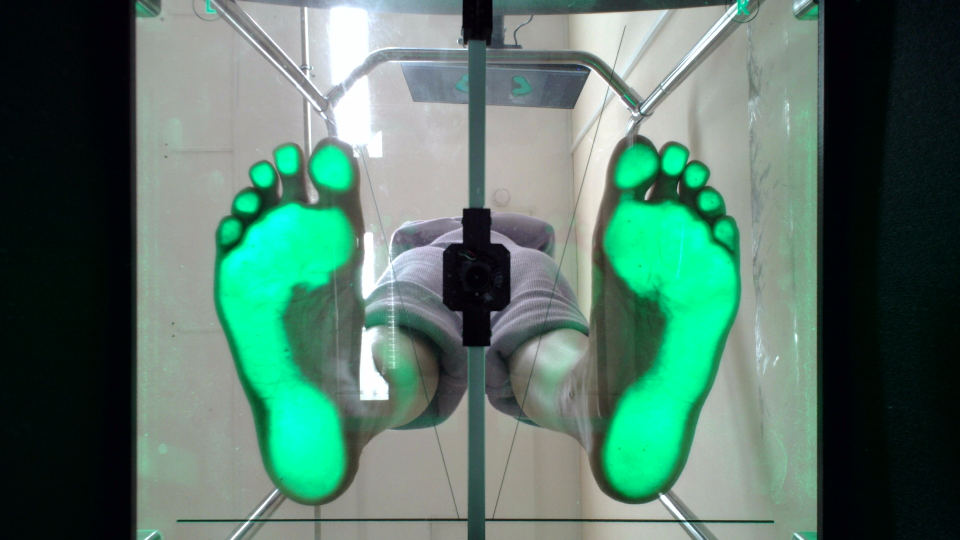
#> input picture обработка изображений/плантограммы/Img (copy 7).png, 1920 x 1080 px (shown at 1/2 size)
$ jupyter execute --allow-errors Untitled17.ipynb
#> lines starting #> are read from the running program, lines starting #| are printed output that depends on the picture; after the words box and inside, x2 and y2 are one past the last pixel; in counts of white or black regions, pixels touching at a corner belong together
[cell 1]
import cv2 as cv
import numpy as np
import matplotlib
import matplotlib.pyplot as plt
import matplotlib.patches as mpatches

import skimage as ski

import numpy.ma as ma
# import cupy as cp

import scipy as sp

import statistics as st

from itertools import cycle

# from sklearn.preprocessing import minmax_scale
import pandas as pd

from scipy import ndimage as ndi
from skimage.feature import peak_local_max

[cell 2]
matplotlib.rcParams['figure.dpi'] = 200
matplotlib.rcParams['figure.figsize'] = [6.4, 4.9]

[cell 3]
image = cv.imread("./плантограммы/Img (copy 7).png")
#> image is the input picture: shape (1080, 1920, 3); mean B, G, R 104.6, 117.9, 84.5

plt.imshow(image)

[cell 4]
def split_foot(image):
    leftPad = 280
    rightPad = 1920 - 1630
    yPad = 50
    assert image.shape == (1080, 1920, 3)
    return image[yPad:,leftPad:880,:], image[yPad:,1025:-rightPad,:]

[cell 5]
footL, footR = split_foot(image)
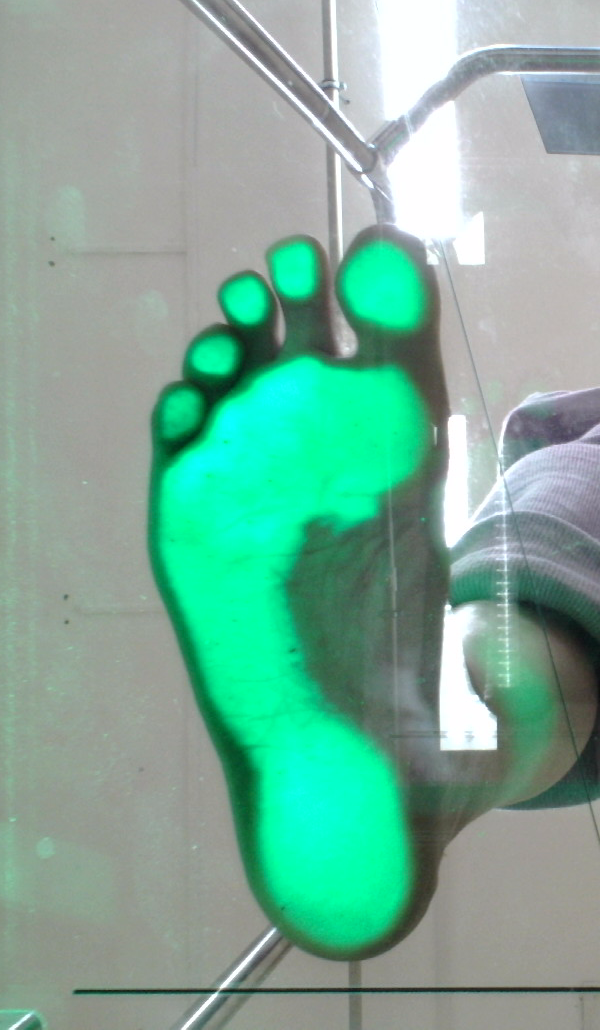
#> footL: shape (1030, 600, 3); mean B, G, R 153.5, 172.1, 123.1
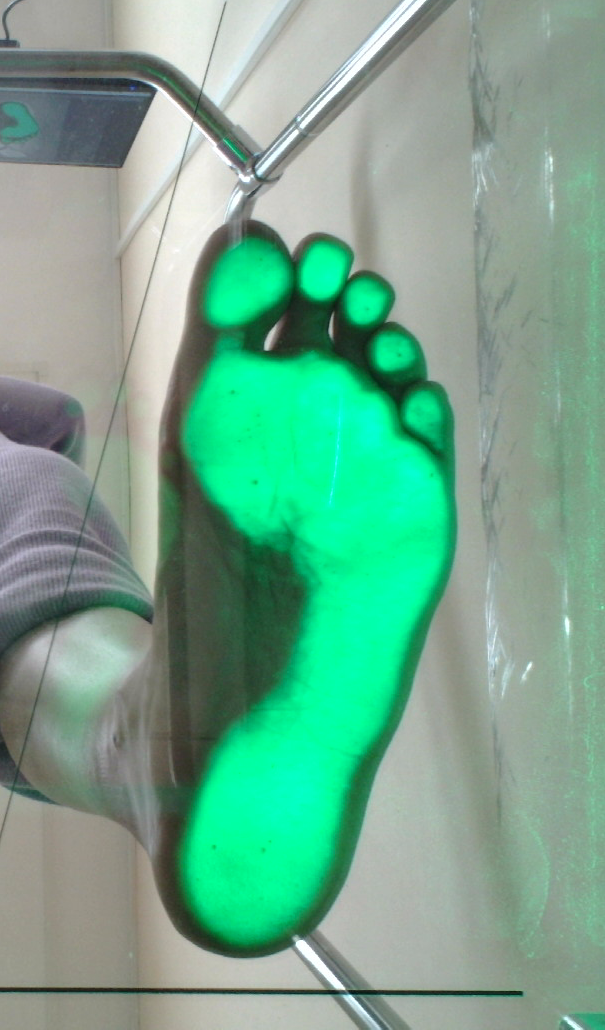
#> footR: shape (1030, 605, 3); mean B, G, R 141.9, 167.2, 114.9
fig, (ax1, ax2) = plt.subplots(1, 2)
ax1.imshow(footL)
ax2.imshow(footR)
# ax1.grid(which='major')
# ax1.set_yticks(np.linspace(0, 1100, 65), )
print(footL.shape, footR.shape)
#| (1030, 600, 3) (1030, 605, 3)
#> figure, not shown here; B, G, R data is drawn as R, G, B

[cell 6]
hsv = cv.cvtColor(footL, cv.COLOR_RGB2HSV)
#> hsv: shape (1030, 600, 3); mean H, S, V 62.3, 67.2, 173.4

V = hsv[...,2]
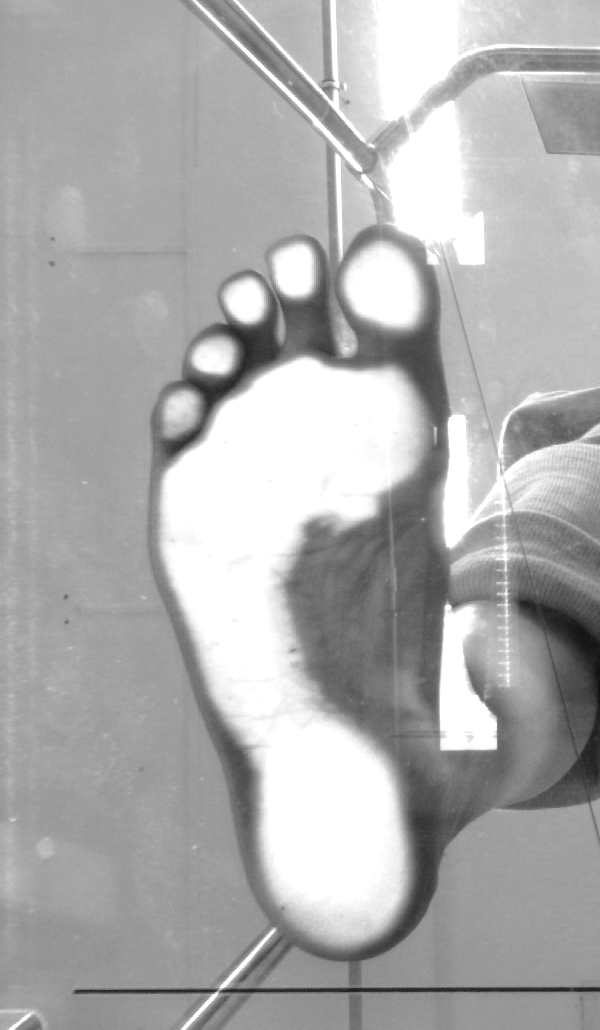
#> V: shape (1030, 600); min 16, max 255, mean 173.4
S = hsv[...,1]
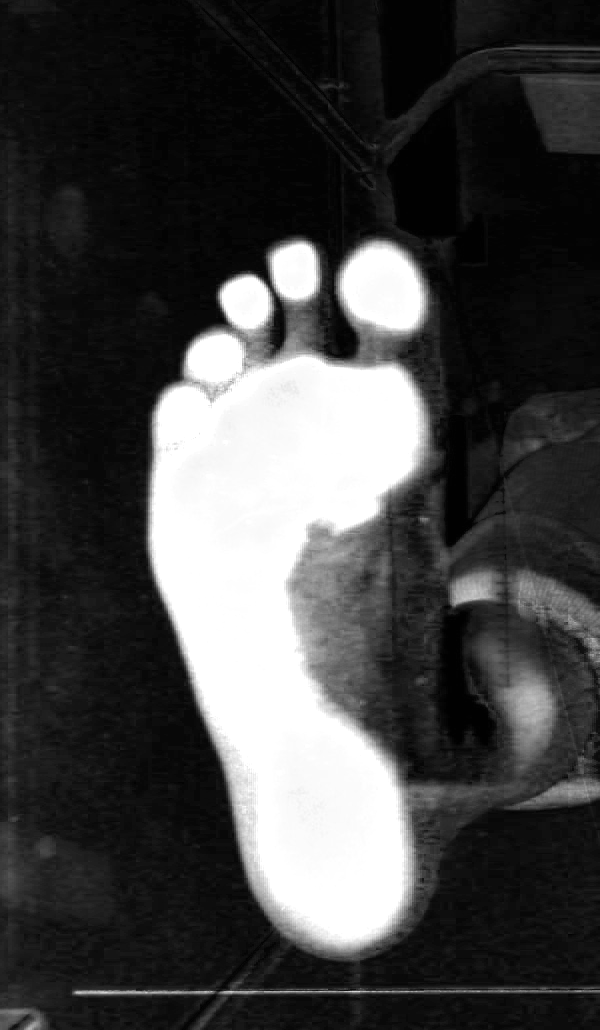
#> S: shape (1030, 600); min 1, max 255, mean 67.2


retval, binS = cv.threshold(S, 0, 255, cv.THRESH_OTSU)
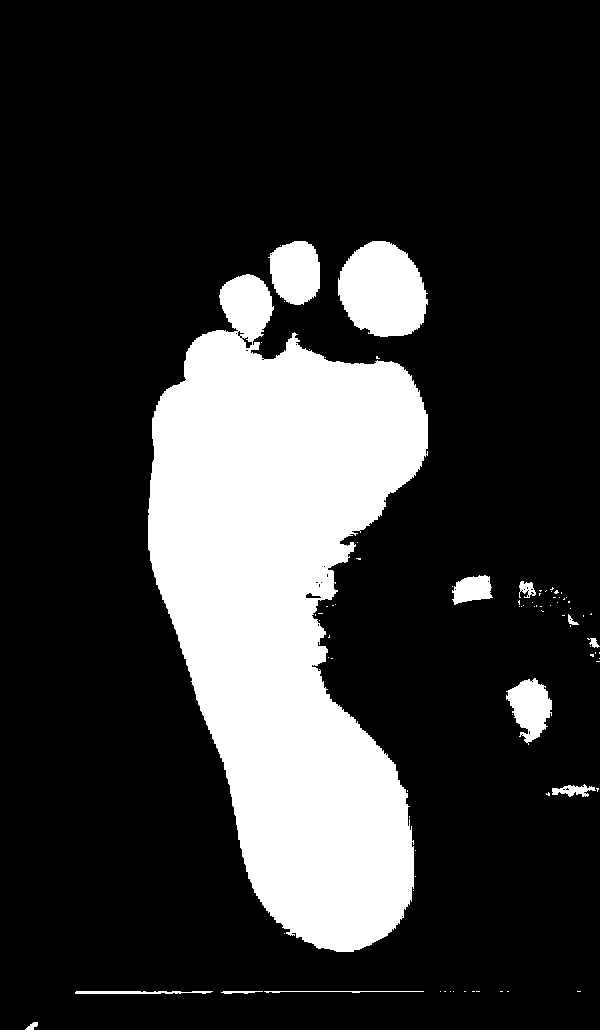
#> binS: shape (1030, 600); 20.5% white; 84 white regions (71 under 20 px), largest, box (x1, y1, x2, y2) and area: (148, 274, 428, 952) 113328, (338, 241, 428, 337) 6555, (268, 241, 320, 305) 2598
#> retval = 130
print(retval)
#| 130.0

plt.imshow(binS)

[cell 7]
hsv = cv.cvtColor(footL, cv.COLOR_RGB2HSV)

V = hsv[...,2]
S = hsv[...,1]
mask = S > 230
#> mask: shape (1030, 600) bool; 16.4% white; 43 white regions (37 under 20 px), largest, box (x1, y1, x2, y2) and area: (152, 334, 420, 942) 92810, (342, 247, 422, 329) 4925, (274, 244, 316, 299) 1899, (222, 277, 268, 329) 1839, (239, 804, 249, 814) 41, (246, 816, 253, 824) 29
V[~mask] = 0
plt.imshow(mask, 'gray')
plt.colorbar()
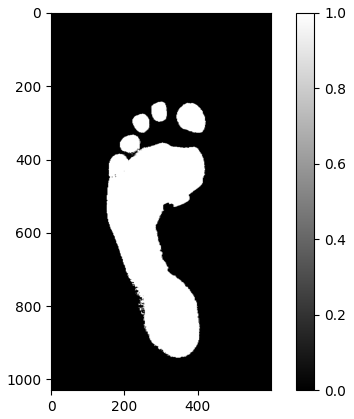
#> figure drawn by matplotlib, 2 panels

[cell 8]
ksize = 15

kernelEllipse = cv.getStructuringElement(cv.MORPH_ELLIPSE,(ksize, ksize))
# kernelRect = cv.getStructuringElement(cv.MORPH_RECT,(ksize, ksize))

openingEllipse1 = cv.morphologyEx(np.asarray(mask, np.uint8), cv.MORPH_OPEN, kernelEllipse)
#> openingEllipse1: shape (1030, 600); values 0 (black) and 1 (white), 16.2% white; 5 white regions, box (x1, y1, x2, y2) and area: (152, 356, 419, 942) 89534, (342, 248, 420, 329) 4831, (188, 334, 242, 383) 2051, (274, 244, 316, 299) 1842, (222, 277, 268, 329) 1784

plt.imshow(openingEllipse1, 'gray')

[cell 9]
retval, labels = cv.connectedComponents(openingEllipse1, connectivity=4, ltype=cv.CV_32S)
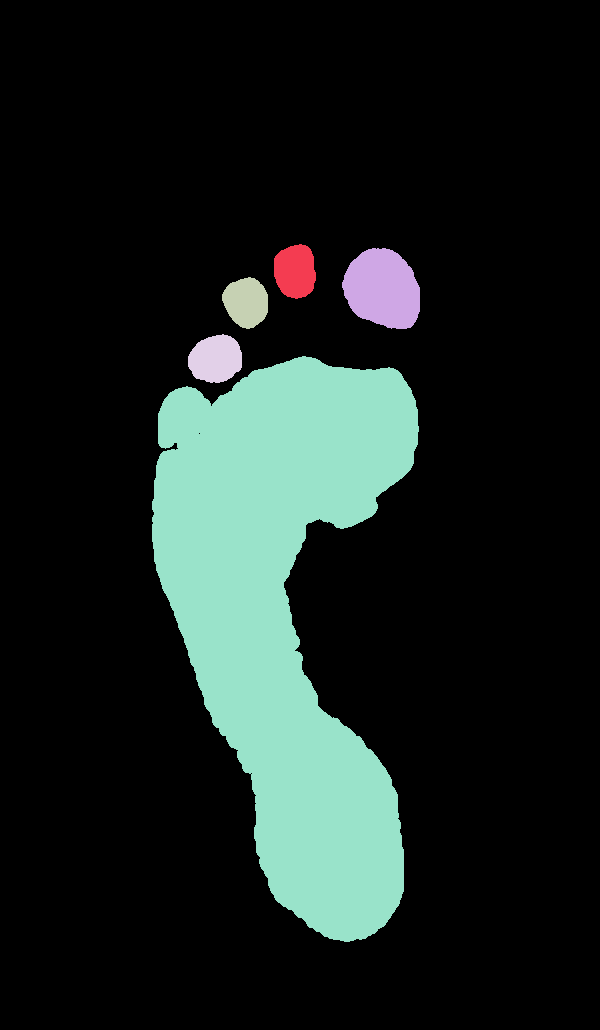
#> labels: shape (1030, 600) int32; 6 distinct labels, from 0 to 5; one colour per label, 0 black
#> retval = 6

# labels = labels + 1
print(labels.shape, labels.dtype)
#| (1030, 600) int32

# colorLabels = ski.color.label2rgb(labels,)
# print(colorLabels.shape, colorLabels.dtype)

cv.imwrite('./markers-7.png', labels)
cv.imwrite('./7-footL.png', footL)

plt.imshow(ski.color.label2rgb(labels))
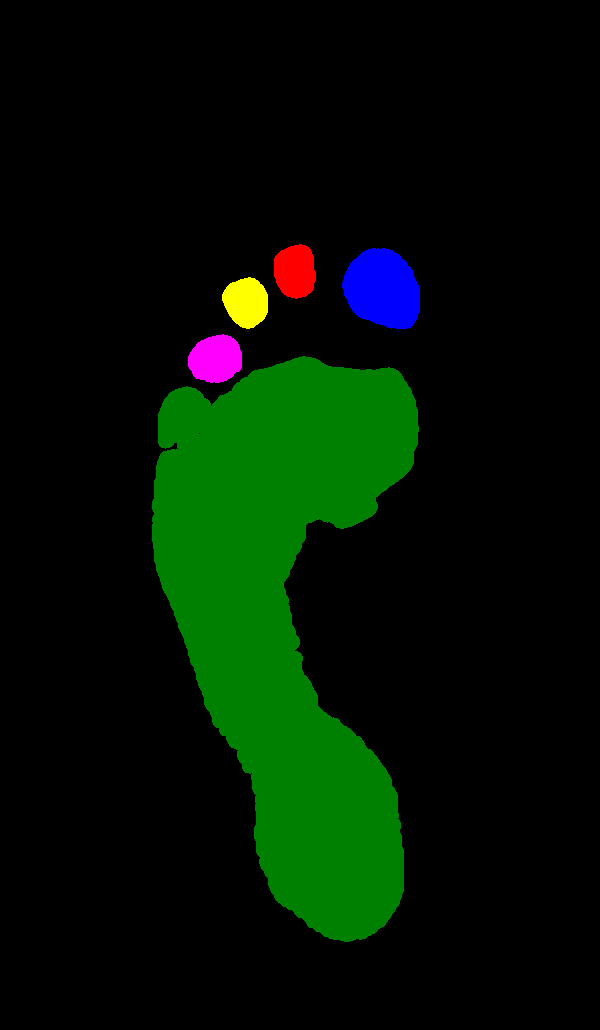
#> shown: shape (1030, 600, 3) float64; mean R, G, B 0.00919, 0.0756, 0.0111

[cell 10]
fig, axs = plt.subplots(1,3)

hsv = cv.cvtColor(footL, cv.COLOR_RGB2HSV)

axs[0].imshow(hsv[...,0], 'gray')
axs[1].imshow(hsv[...,1], 'gray')
axs[2].imshow(hsv[...,2], 'gray')
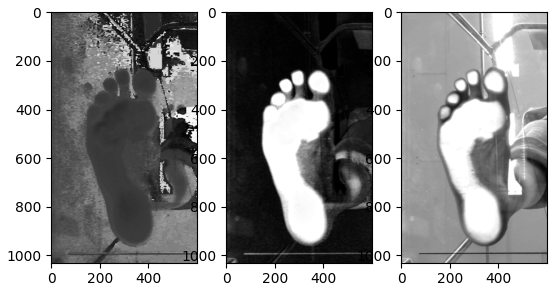
#> figure drawn by matplotlib, 3 panels

#> (a cell that did not finish here is left out)

[cell 12]
gradient = cv.Laplacian(hsv, 3, ksize=3)
#> gradient: shape (1030, 600, 3) int16; mean H, S, V 0, 0, 0


# print(gradient.shape, gradient.dtype)

cv.normalize(np.abs(gradient), gradient, alpha=0, beta=255, norm_type=cv.NORM_MINMAX)
#> gradient: shape (1030, 600, 3) int16; mean H, S, V 6.1, 3.1, 2.1

gradient = gradient.astype(np.uint8)
#> gradient: shape (1030, 600, 3); mean H, S, V 6.1, 3.1, 2.1

plt.imshow(gradient[...,2])
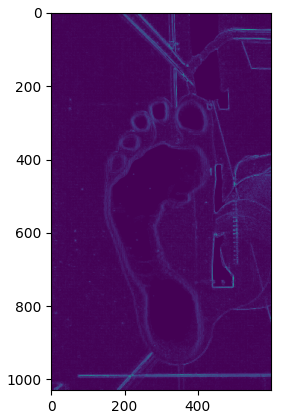
#> figure drawn by matplotlib, 1 panel

$ run again, with обработка изображений/плантограммы/Img (copy 1).png copied over обработка изображений/плантограммы/Img (copy 7).png
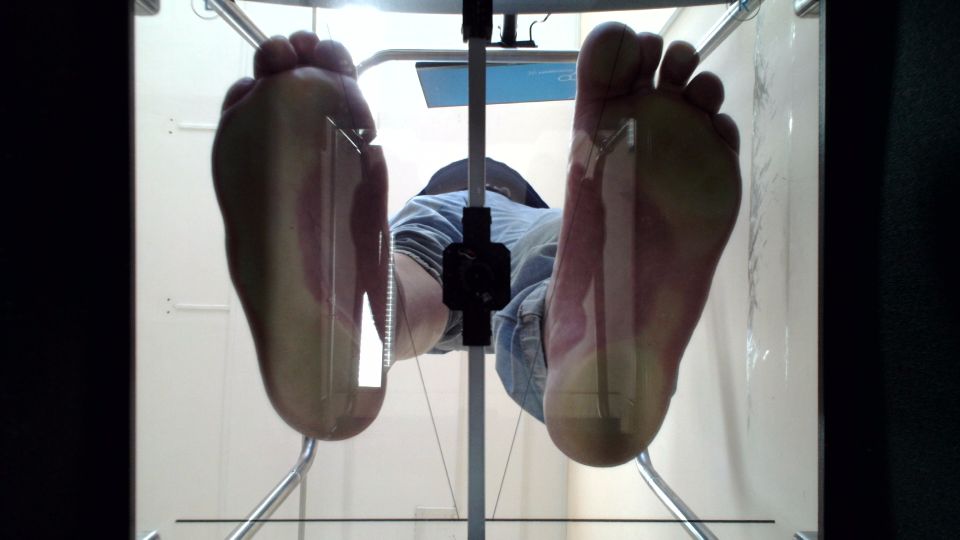
#> input picture обработка изображений/плантограммы/Img (copy 1).png, 1920 x 1080 px (shown at 1/2 size)
#> image is the input picture: shape (1080, 1920, 3); mean B, G, R 103, 102.6, 103.5
#| (1030, 600, 3) (1030, 605, 3)
#> hsv: shape (1030, 600, 3); mean H, S, V 91.2, 29.1, 158.9
#> `retval, binS = cv.threshold(S, 0, 255, cv.THRESH_OTSU)`:
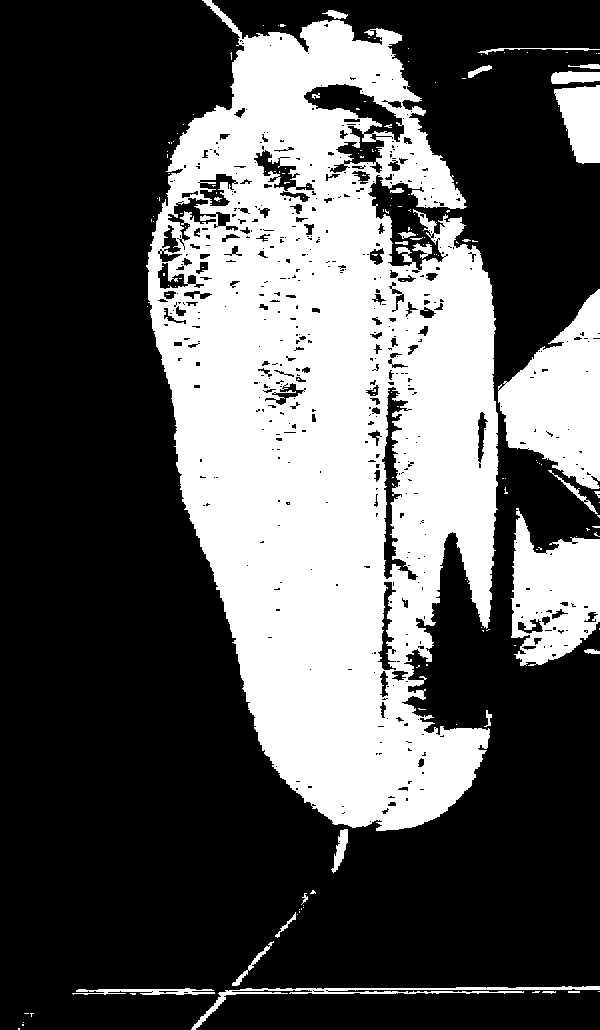
#> binS: shape (1030, 600); 34.6% white; 164 white regions (137 under 20 px), largest, box (x1, y1, x2, y2) and area: (146, 0, 499, 831) 184519, (498, 289, 600, 489) 12005, (511, 508, 600, 666) 9116
#> `retval, binS = cv.threshold(S, 0, 255, cv.THRESH_OTSU)`: retval = 37
#| 37.0
#> mask: shape (1030, 600) bool; every value is 0
#> labels: shape (1030, 600) int32; every value is 0
#> `retval, labels = cv.connectedComponents(openingEllipse1, connectivity=..`: retval = 1
#| (1030, 600) int32
#> `[cell 12] gradient = cv.Laplacian(hsv, 3, ksize=3)`:
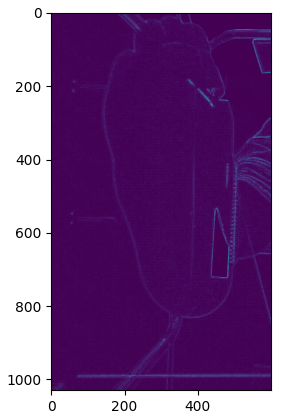
#> figure drawn by matplotlib, 1 panel

$ run again, with обработка изображений/плантограммы/Img (copy 10).png copied over обработка изображений/плантограммы/Img (copy 7).png
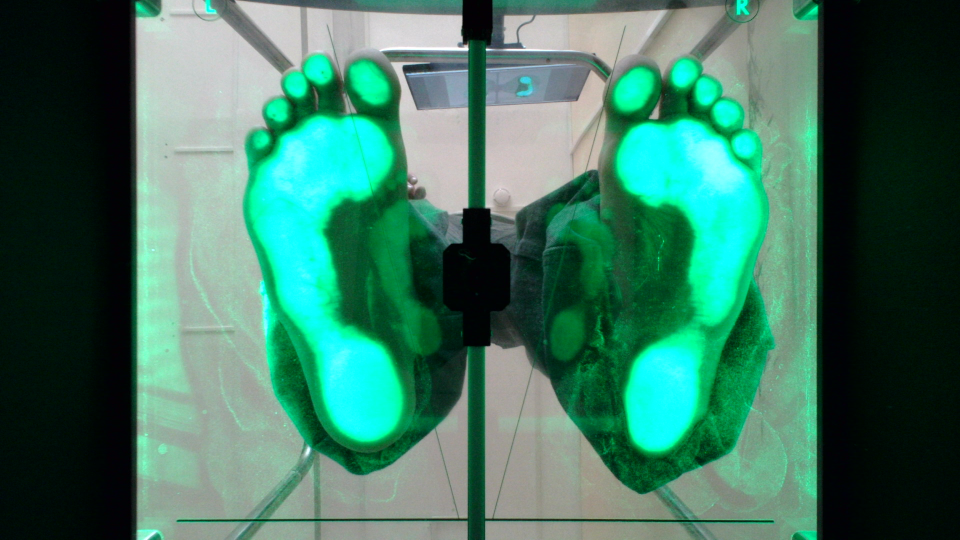
#> input picture обработка изображений/плантограммы/Img (copy 10).png, 1920 x 1080 px (shown at 1/2 size)
#> image is the input picture: shape (1080, 1920, 3); mean B, G, R 98.7, 118.6, 62.5
#| (1030, 600, 3) (1030, 605, 3)
#> hsv: shape (1030, 600, 3); mean H, S, V 48.9, 119.6, 181.3
#> binS: shape (1030, 600); 40.5% white; 42 white regions (33 under 20 px), largest, box (x1, y1, x2, y2) and area: (206, 58, 600, 900) 247694, (73, 981, 600, 996) 1707, (19, 1013, 43, 1030) 237
#> `retval, binS = cv.threshold(S, 0, 255, cv.THRESH_OTSU)`: retval = 139
#| 139.0
#> mask: shape (1030, 600) bool; 32.9% white; 253 white regions (234 under 20 px), largest, box (x1, y1, x2, y2) and area: (208, 61, 600, 899) 202136, (184, 989, 262, 994) 140, (82, 991, 110, 994) 56
#> openingEllipse1: shape (1030, 600); values 0 (black) and 1 (white), 29.6% white; 1 white region, box (x1, y1, x2, y2) and area: (210, 61, 600, 899) 182648
#> `retval, labels = cv.connectedComponents(openingEllipse1, connectivity=..`: retval = 2
#| (1030, 600) int32
#> `[cell 12] gradient = cv.Laplacian(hsv, 3, ksize=3)`:
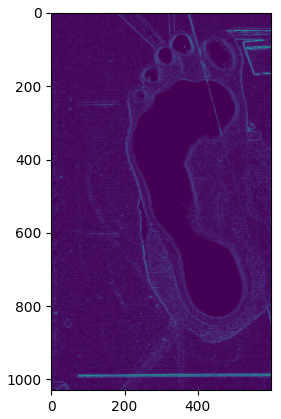
#> figure drawn by matplotlib, 1 panel
